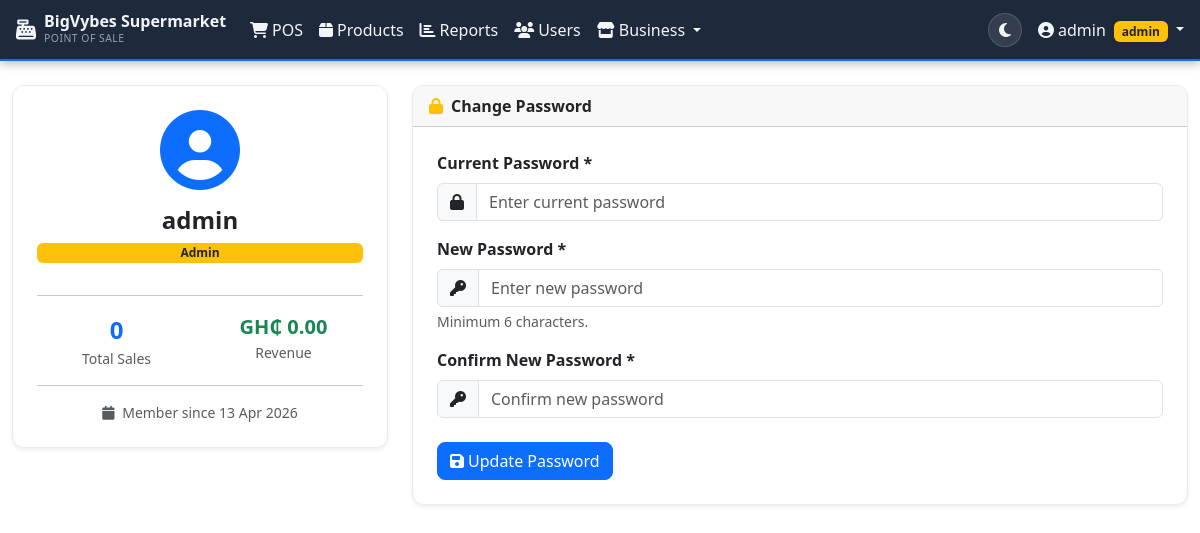
The app's page /profile/index.php (signed in) with its own data.
### tables this page shows
CREATE TABLE IF NOT EXISTS users (
    id INT AUTO_INCREMENT PRIMARY KEY,
    username VARCHAR(50) NOT NULL UNIQUE,
    password VARCHAR(255) NOT NULL,
    role ENUM('admin', 'cashier') NOT NULL DEFAULT 'cashier',
    created_at TIMESTAMP DEFAULT CURRENT_TIMESTAMP
);

### profile/index.php (the view, shortened to what this page needs)
<?php
require_once '../config/db.php';
$stmt = $conn->prepare("SELECT username, role, created_at FROM users WHERE id = ?");
$stmt->bind_param("i", $_SESSION['user_id']);
$stmt->execute();
$user = $stmt->get_result()->fetch_assoc();
$stmt = $conn->prepare("SELECT COUNT(*) as cnt, SUM(total_amount) as total FROM sales WHERE cashier_id = ?");
$stmt->bind_param("i", $_SESSION['user_id']);
$stmt->execute();
$stats = $stmt->get_result()->fetch_assoc();
require_once '../includes/header.php';
?>
<div class="row g-4">
    <div class="col-md-4">
        <div class="card shadow-sm text-center p-4">
            <div class="profile-avatar mx-auto mb-3">
                <i class="fas fa-user-circle fa-5x text-primary"></i>
            </div>
            <h4 class="fw-bold"><?= htmlspecialchars($user['username']) ?></h4>
            <span class="badge <?= $user['role'] === 'admin' ? 'bg-warning text-dark' : 'bg-primary' ?> mb-3">
                <?= ucfirst($user['role']) ?>
            </span>
            <hr>
            <div class="row g-2 text-center">
                <div class="col-6">
                    <div class="fw-bold fs-4 text-primary"><?= $stats['cnt'] ?? 0 ?></div>
                    <div class="small text-muted">Total Sales</div>
                </div>
                <div class="col-6">
                    <div class="fw-bold fs-5 text-success">GH₵ <?= number_format($stats['total'] ?? 0, 2) ?></div>
                    <div class="small text-muted">Revenue</div>
                </div>
            </div>
            <hr>
            <div class="small text-muted">
                <i class="fas fa-calendar me-1"></i>
                Member since <?= date('d M Y', strtotime($user['created_at'])) ?>
            </div>
        </div>
    </div>
    <div class="col-md-8">
        <div class="card shadow-sm">
            <div class="card-header fw-semibold">
                <i class="fas fa-lock me-2 text-warning"></i>Change Password
            </div>
            <div class="card-body p-4">
                <form method="POST">
                    <div class="mb-3">
                        <label class="form-label fw-semibold">Current Password *</label>
                        <div class="input-group">
                            <span class="input-group-text"><i class="fas fa-lock"></i></span>
                            <input type="password" name="current_password" class="form-control"
                                   placeholder="Enter current password" required>
                        </div>
                    </div>
                    <div class="mb-3">
                        <label class="form-label fw-semibold">New Password *</label>
                        <div class="input-group">
                            <span class="input-group-text"><i class="fas fa-key"></i></span>
                            <input type="password" name="new_password" class="form-control"
                                   placeholder="Enter new password" required minlength="6">
                        </div>
                        <div class="form-text">Minimum 6 characters.</div>
                    </div>
                    <div class="mb-4">
                        <label class="form-label fw-semibold">Confirm New Password *</label>
                        <div class="input-group">
                            <span class="input-group-text"><i class="fas fa-key"></i></span>
                            <input type="password" name="confirm_password" class="form-control"
                                   placeholder="Confirm new password" required minlength="6">
                        </div>
                    </div>
                    <button type="submit" class="btn btn-primary">
                        <i class="fas fa-save me-1"></i>Update Password
                    </button>
                </form>
            </div>
        </div>
    </div>
</div>
<?php require_once '../includes/footer.php'; ?>

### assets/css/style.css (style rules this page uses)
[data-bs-theme="light"] { --navbar-bg: #1e293b; }
.card { border-radius: 12px; border: 1px solid #e9ecef; }
.card-header { border-radius: 12px 12px 0 0 !important; }
.btn { border-radius: 8px; }

### records on screen
users: username "admin", role "Admin", created_at "13 Apr 2026"

### other values on screen
SHOP_NAME "BigVybes Supermarket"
$_SESSION['username'] "admin"
$_SESSION['role'] "admin"
$stats['cnt'] "0"
$stats['total'] "0.00"
